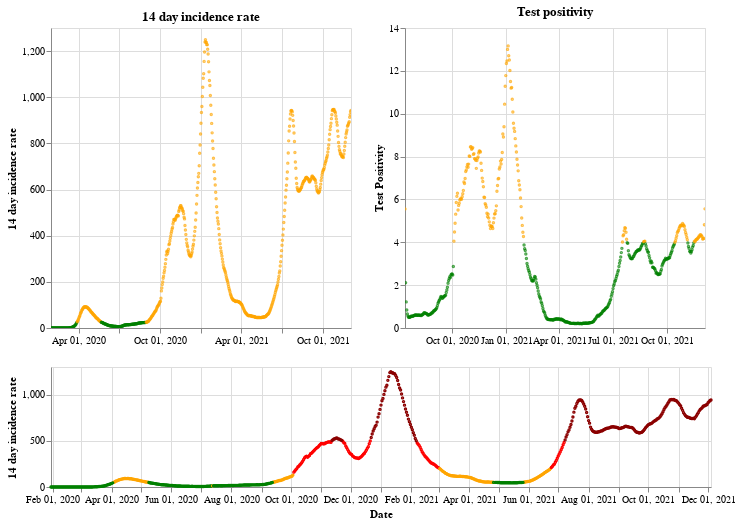

Notebook source saved alongside this figure:
### Markdown cell above
## England

### Code cell
plot_traffic_light('England')

### Figure 1 — Vega-Lite specification as saved in the notebook (floating-point values rounded to 4 significant figures; data arrays with more than 128 entries replaced by an {"elided": "..."} marker saying what was removed)
{"config": {"view": {"continuousWidth": 400, "continuousHeight": 300}}, "vconcat": [{"hconcat": [{"mark": {"type": "point", "size": 2}, "encoding": {"color": {"condition": {"value": "green", "test": "(datum.twoWeeklyCasesRate <= 25)"}, "value": "orange"}, "tooltip": [{"type": "nominal", "field": "areaName"}, {"type": "temporal", "field": "date"}, {"type": "quantitative", "field": "twoWeeklyCasesRate"}, {"type": "quantitative", "field": "testPositivity"}], "x": {"type": "temporal", "axis": {"title": ""}, "field": "date", "scale": {"domain": {"selection": "DateBrush"}}, "timeUnit": "yearmonthdate"}, "y": {"type": "quantitative", "axis": {"title": "14 day incidence rate"}, "field": "twoWeeklyCasesRate"}}, "title": "14 day incidence rate", "width": 300}, {"mark": {"type": "point", "size": 2}, "encoding": {"color": {"condition": {"value": "green", "test": "(datum.testPositivity <= 4)"}, "value": "orange"}, "tooltip": [{"type": "nominal", "field": "areaName"}, {"type": "temporal", "field": "date"}, {"type": "quantitative", "field": "twoWeeklyCasesRate"}, {"type": "quantitative", "field": "testPositivity"}], "x": {"type": "temporal", "axis": {"title": ""}, "field": "date", "scale": {"domain": {"selection": "DateBrush"}}, "timeUnit": "yearmonthdate"}, "y": {"type": "quantitative", "axis": {"title": "Test Positivity"}, "field": "testPositivity"}}, "title": "Test positivity", "width": 300}]}, {"layer": [{"mark": {"type": "point", "size": 2}, "encoding": {"color": {"condition": {"value": "orange", "test": "(((datum.testPositivity < 4) && (datum.twoWeeklyCasesRate >= 50)) && (datum.twoWeeklyCasesRate < 200))"}, "value": "red"}, "opacity": {"condition": {"value": 1, "test": "((datum.twoWeeklyCasesRate >= 50) && (datum.twoWeeklyCasesRate < 500))"}, "value": 0}, "tooltip": [{"type": "nominal", "field": "areaName"}, {"type": "temporal", "field": "date"}, {"type": "quantitative", "field": "twoWeeklyCasesRate"}, {"type": "quantitative", "field": "testPositivity"}], "x": {"type": "temporal", "axis": {"title": "Date"}, "field": "date", "timeUnit": "yearmonthdate"}, "y": {"type": "quantitative", "axis": {"title": "14 day incidence rate"}, "field": "twoWeeklyCasesRate"}}, "selection": {"DateBrush": {"type": "interval", "encodings": ["x"], "fields": ["Time"]}}}, {"mark": {"type": "point", "size": 2}, "encoding": {"color": {"value": "darkred"}, "opacity": {"condition": {"value": 1, "test": "(datum.twoWeeklyCasesRate >= 500)"}, "value": 0}, "tooltip": [{"type": "nominal", "field": "areaName"}, {"type": "temporal", "field": "date"}, {"type": "quantitative", "field": "twoWeeklyCasesRate"}, {"type": "quantitative", "field": "testPositivity"}], "x": {"type": "temporal", "axis": {"title": "Date"}, "field": "date", "timeUnit": "yearmonthdate"}, "y": {"type": "quantitative", "axis": {"title": "14 day incidence rate"}, "field": "twoWeeklyCasesRate"}}}, {"mark": {"type": "point", "size": 2}, "encoding": {"color": {"condition": {"value": "green", "test": "((datum.testPositivity < 4) && (datum.twoWeeklyCasesRate < 50))"}, "value": "orange"}, "opacity": {"condition": {"value": 1, "test": "(datum.twoWeeklyCasesRate < 50)"}, "value": 0}, "tooltip": [{"type": "nominal", "field": "areaName"}, {"type": "temporal", "field": "date"}, {"type": "quantitative", "field": "twoWeeklyCasesRate"}, {"type": "quantitative", "field": "testPositivity"}], "x": {"type": "temporal", "axis": {"title": "Date"}, "field": "date", "timeUnit": "yearmonthdate"}, "y": {"type": "quantitative", "axis": {"title": "14 day incidence rate"}, "field": "twoWeeklyCasesRate"}}}], "height": 120, "width": 660}], "data": {"name": "data-79e955aaf08b86be5cfea26e01c9b562"}, "$schema": "https://vega.github.io/schema/vega-lite/v4.8.1.json", "datasets": {"data-79e955aaf08b86be5cfea26e01c9b562": {"elided": "675 records"}}}
